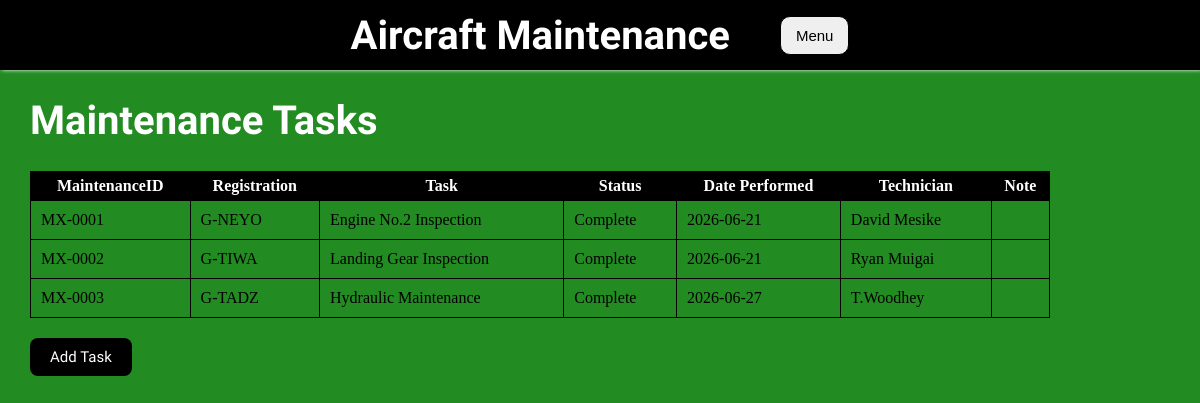
/maintenance, run on an earlier commit of the app's database.
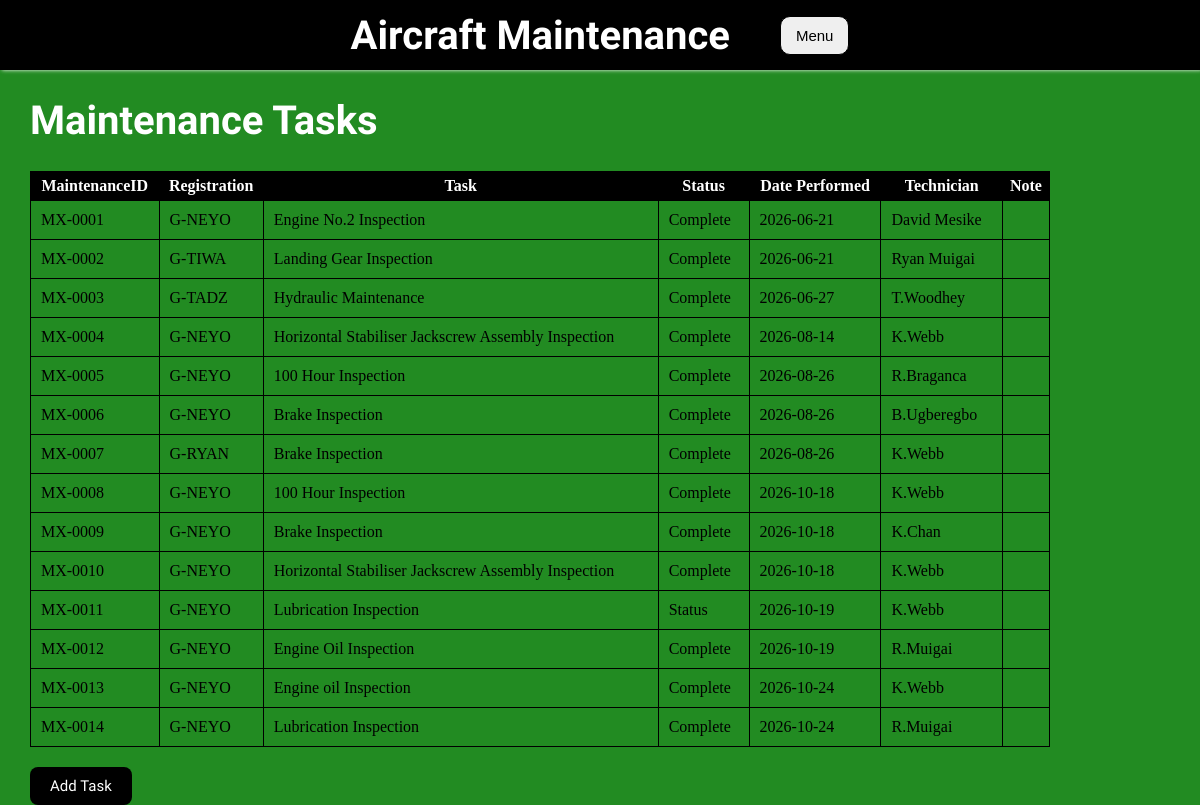
And on a later commit of the database.
### tables this page shows
CREATE TABLE Maintenance(
        MaintenanceID TEXT PRIMARY KEY,
        Registration TEXT,
        Task TEXT,
        Status TEXT,
        DatePerformed TEXT,
        Technician TEXT,
        Notes TEXT,
        FOREIGN KEY (Registration) REFERENCES Aircraft(Registration));

### app.py (the view)
@app.route("/maintenance")
def maintenance():
  with sqlite3.connect("aircrafts.db") as conn:
    conn.row_factory = sqlite3.Row
    cursor = conn.cursor()
    cursor.execute("SELECT * FROM Maintenance")
    Tasks = cursor.fetchall()
    return render_template("maintenance.htm", Tasks=Tasks)

### templates/maintenance.htm (shortened to what this page needs)
<!DOCTYPE html>
<html lang="en">
<head>
    <link rel="stylesheet" href="{{ url_for('static', filename='maintenance.css') }}">
</head>
<body>
    <div class = "navbar">
        <a href="{{ url_for('home') }}" class="home"><h1>
            Aircraft Maintenance</h1> </a>
        <div class="dropdown">
            <button>Menu</button>
        </div>
    </div>
    <h1 class="space">Maintenance Tasks</h1>
    <div class="info">
        <table>
            <tr>
                <th>MaintenanceID</th>
                <th>Registration</th>
                <th>Task</th>
                <th>Status</th>
                <th>Date Performed</th>
                <th>Technician</th>
                <th>Note</th>
            </tr>
            {%for task in Tasks%}
            <tr>
                <td>{{ task['MaintenanceID'] }}</td>
                <td>{{ task['Registration'] }}</td>
                <td>{{ task['Task'] }}</td>
                <td>{{ task['Status'] }}</td>
                <td>{{ task['DatePerformed'] }}</td>
                <td>{{ task['Technician'] }}</td>
                <td>{{ task['Note'] }}</td>
            </tr>
            {% endfor %}
        </table>
        <a href='{{ url_for("add_task" )}}' class="btn"> Add Task</a>
    </div>
</body>
</html>

What changed in the data, as far as the page shows it:
added Maintenance: MaintenanceID "MX-0004", Registration "G-NEYO", Task "Horizontal Stabiliser Jackscrew Assembly Inspection", Status "Complete", DatePerformed "2026-08-14", Technician "K.Webb"
added Maintenance: MaintenanceID "MX-0005", Registration "G-NEYO", Task "100 Hour Inspection", Status "Complete", DatePerformed "2026-08-26", Technician "R.Braganca"
added Maintenance: MaintenanceID "MX-0006", Registration "G-NEYO", Task "Brake Inspection", Status "Complete", DatePerformed "2026-08-26", Technician "B.Ugberegbo"
added Maintenance: MaintenanceID "MX-0007", Registration "G-RYAN", Task "Brake Inspection", Status "Complete", DatePerformed "2026-08-26", Technician "K.Webb"
added Maintenance: MaintenanceID "MX-0008", Registration "G-NEYO", Task "100 Hour Inspection", Status "Complete", DatePerformed "2026-10-18", Technician "K.Webb"
added Maintenance: MaintenanceID "MX-0009", Registration "G-NEYO", Task "Brake Inspection", Status "Complete", DatePerformed "2026-10-18", Technician "K.Chan"
added Maintenance: MaintenanceID "MX-0010", Registration "G-NEYO", Task "Horizontal Stabiliser Jackscrew Assembly Inspection", Status "Complete", DatePerformed "2026-10-18", Technician "K.Webb"
added Maintenance: MaintenanceID "MX-0011", Registration "G-NEYO", Task "Lubrication Inspection", Status "Status", DatePerformed "2026-10-19", Technician "K.Webb"
added Maintenance: MaintenanceID "MX-0012", Registration "G-NEYO", Task "Engine Oil Inspection", Status "Complete", DatePerformed "2026-10-19", Technician "R.Muigai"
added Maintenance: MaintenanceID "MX-0013", Registration "G-NEYO", Task "Engine oil Inspection", Status "Complete", DatePerformed "2026-10-24", Technician "K.Webb"
added Maintenance: MaintenanceID "MX-0014", Registration "G-NEYO", Task "Lubrication Inspection", Status "Complete", DatePerformed "2026-10-24", Technician "R.Muigai"
